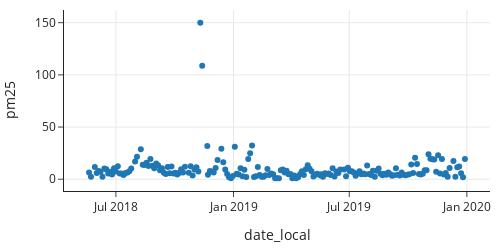

Source (notebook cell):
### Markdown cell above
Particulate matter is measured in micrograms per cubic meter of air (µg/m3). FYI, there are a million micrograms in a gram, and a pound is equal to about 450 grams. The [EPA has set a standard](https://www.epa.gov/naaqs/particulate-matter-pm-air-quality-standards) of 35 µg/m3 for a daily average of  PM2.5 and 12 µg/m3  for an annual average. 
We can use this information to make a few basic checks on the PM2.5 measurements.
First, PM2.5 can't go below 0. Second, we can look for abnormally high PM2.5 values and see whether they correspond to major events like a wildfire.

One visual way to perform these checks is to plot the PM2.5 against the date.

### Code cell
px.scatter(aqs, x='date_local', y='pm25',
          width=500, height=250)

### Figure 1 — Plotly figure (JSON) as saved in the notebook; plotly's stock layout.template omitted (floating-point values rounded to 4 significant figures; data arrays with more than 128 entries replaced by an {"elided": "..."} marker saying what was removed)
{"data": [{"hovertemplate": "date_local=%{x}<br>pm25=%{y}<extra></extra>", "legendgroup": "", "marker": {"color": "#1F77B4", "symbol": "circle"}, "mode": "markers", "name": "", "orientation": "v", "showlegend": false, "type": "scatter", "x": {"elided": "189 str values"}, "xaxis": "x", "y": {"elided": "189 float values"}, "yaxis": "y"}], "layout": {"height": 250, "legend": {"tracegroupgap": 0}, "width": 500, "xaxis": {"anchor": "y", "autorange": true, "domain": [0, 1], "range": ["2018-04-10 19:12", "2020-02-06 04:48"], "title": {"text": "date_local"}, "type": "date"}, "yaxis": {"anchor": "x", "autorange": true, "domain": [0, 1], "range": [-11.26, 162.2], "title": {"text": "pm25"}, "type": "linear"}}}
